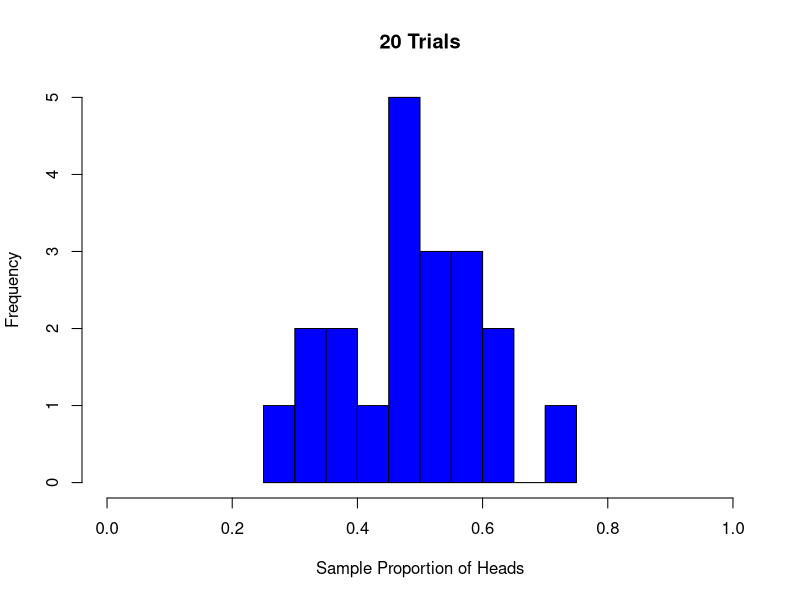
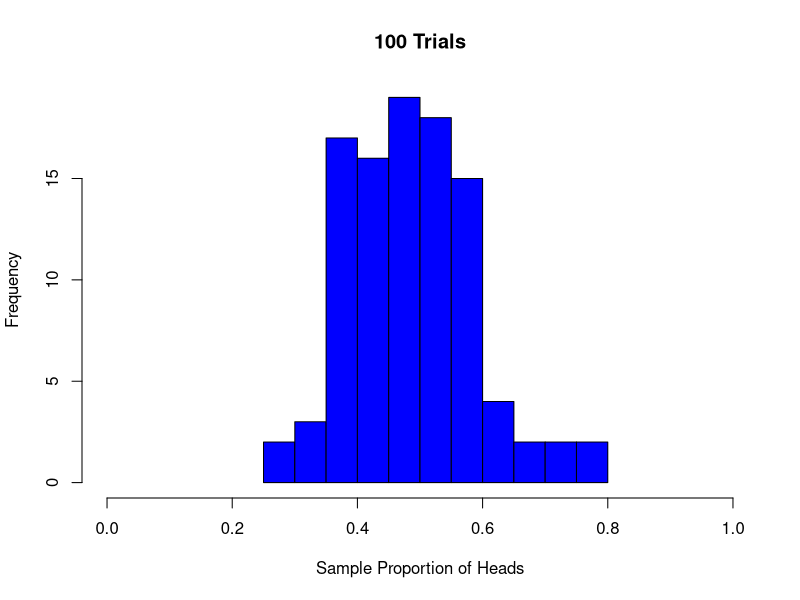

Recreate these plots in R, in order.
v <- c(0.48, 0.56, 0.48, 0.52, 0.72, 0.48, 0.4, 0.48, 0.32, 0.52, 0.56, 0.28, 0.44, 0.56, 0.64, 0.52, 0.4, 0.48, 0.32, 0.64)
hist(v, main = "20 Trials", xlab = "Sample Proportion of Heads", col = "blue", xlim = c(0, 1), breaks = 9)

v <- c(0.44, 0.32, 0.52, 0.64, 0.48, 0.48, 0.56, 0.48, 0.36, 0.56, 0.52, 0.4, 0.48, 0.6, 0.44, 0.28, 0.36, 0.52, 0.48, 0.52, 0.64, 0.4, 0.52, 0.44, 0.56, 0.44, 0.32, 0.8, 0.48, 0.4, 0.56, 0.36, 0.36, 0.4, 0.44, 0.52, 0.48, 0.52, 0.4, 0.4, 0.4, 0.56, 0.44, 0.6, 0.4, 0.52, 0.48, 0.48, 0.64, 0.56, 0.52, 0.4, 0.48, 0.64, 0.42, 0.4, 0.68, 0.43, 0.52, 0.52, 0.72, 0.44, 0.72, 0.44, 0.48, 0.68, 0.6, 0.56, 0.36, 0.48, 0.48, 0.28, 0.52, 0.48, 0.48, 0.44, 0.44, 0.52, 0.48, 0.6, 0.52, 0.52, 0.56, 0.44, 0.48, 0.56, 0.48, 0.76, 0.6, 0.4, 0.36, 0.6, 0.52, 0.52, 0.48, 0.44, 0.52, 0.44, 0.44, 0.32)
hist(v, main = "100 Trials", xlab = "Sample Proportion of Heads", col = "blue", xlim = c(0, 1), breaks = 9)
